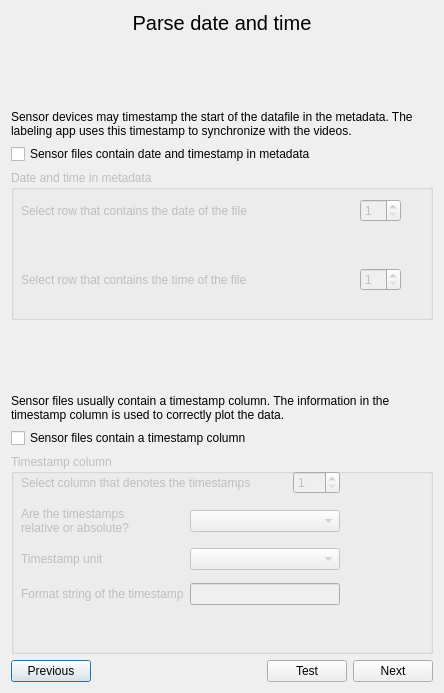
<?xml version="1.0" encoding="UTF-8"?>
<ui version="4.0">
 <class>Dialog</class>
 <widget class="QDialog" name="Dialog">
  <property name="geometry">
   <rect>
    <x>0</x>
    <y>0</y>
    <width>444</width>
    <height>693</height>
   </rect>
  </property>
  <property name="windowTitle">
   <string>Add sensor model</string>
  </property>
  <layout class="QGridLayout" name="gridLayout_2">
   <item row="2" column="0">
    <widget class="QLabel" name="label_date_time_explainer">
     <property name="text">
      <string>Sensor devices may timestamp the start of the datafile in the metadata. The labeling app uses this timestamp to synchronize with the videos.</string>
     </property>
     <property name="wordWrap">
      <bool>true</bool>
     </property>
    </widget>
   </item>
   <item row="7" column="0">
    <widget class="QLabel" name="label_timestamp_explainer">
     <property name="text">
      <string>Sensor files usually contain a timestamp column. The information in the timestamp column is used to correctly plot the data.</string>
     </property>
     <property name="wordWrap">
      <bool>true</bool>
     </property>
    </widget>
   </item>
   <item row="1" column="0">
    <spacer name="verticalSpacer_4">
     <property name="orientation">
      <enum>Qt::Vertical</enum>
     </property>
     <property name="sizeHint" stdset="0">
      <size>
       <width>20</width>
       <height>40</height>
      </size>
     </property>
    </spacer>
   </item>
   <item row="4" column="0" rowspan="2">
    <widget class="QGroupBox" name="groupBox_date_time_row">
     <property name="enabled">
      <bool>false</bool>
     </property>
     <property name="sizePolicy">
      <sizepolicy hsizetype="Preferred" vsizetype="Expanding">
       <horstretch>0</horstretch>
       <verstretch>0</verstretch>
      </sizepolicy>
     </property>
     <property name="minimumSize">
      <size>
       <width>0</width>
       <height>150</height>
      </size>
     </property>
     <property name="title">
      <string>Date and time in metadata</string>
     </property>
     <widget class="QWidget" name="">
      <property name="geometry">
       <rect>
        <x>10</x>
        <y>10</y>
        <width>380</width>
        <height>131</height>
       </rect>
      </property>
      <layout class="QGridLayout" name="gridLayout_date_time_row">
       <item row="6" column="1">
        <widget class="QLabel" name="label_test_date">
         <property name="text">
          <string/>
         </property>
        </widget>
       </item>
       <item row="9" column="1">
        <widget class="QLabel" name="label_test_time">
         <property name="text">
          <string/>
         </property>
        </widget>
       </item>
       <item row="5" column="1">
        <layout class="QHBoxLayout" name="horizontalLayout">
         <item>
          <spacer name="horizontalSpacer">
           <property name="orientation">
            <enum>Qt::Horizontal</enum>
           </property>
           <property name="sizeHint" stdset="0">
            <size>
             <width>40</width>
             <height>20</height>
            </size>
           </property>
          </spacer>
         </item>
         <item>
          <widget class="QSpinBox" name="spinBox_date_row">
           <property name="minimum">
            <number>1</number>
           </property>
          </widget>
         </item>
        </layout>
       </item>
       <item row="7" column="1">
        <spacer name="verticalSpacer_2">
         <property name="orientation">
          <enum>Qt::Vertical</enum>
         </property>
         <property name="sizeHint" stdset="0">
          <size>
           <width>20</width>
           <height>40</height>
          </size>
         </property>
        </spacer>
       </item>
       <item row="5" column="0">
        <widget class="QLabel" name="label_date_row">
         <property name="text">
          <string>Select row that contains the date of the file</string>
         </property>
        </widget>
       </item>
       <item row="8" column="1">
        <layout class="QHBoxLayout" name="horizontalLayout_2">
         <item>
          <spacer name="horizontalSpacer_2">
           <property name="orientation">
            <enum>Qt::Horizontal</enum>
           </property>
           <property name="sizeHint" stdset="0">
            <size>
             <width>40</width>
             <height>20</height>
            </size>
           </property>
          </spacer>
         </item>
         <item>
          <widget class="QSpinBox" name="spinBox_time_row">
           <property name="minimum">
            <number>1</number>
           </property>
          </widget>
         </item>
        </layout>
       </item>
       <item row="8" column="0">
        <widget class="QLabel" name="label_time_row">
         <property name="text">
          <string>Select row that contains the time of the file</string>
         </property>
        </widget>
       </item>
       <item row="4" column="1">
        <spacer name="verticalSpacer">
         <property name="orientation">
          <enum>Qt::Vertical</enum>
         </property>
         <property name="sizeHint" stdset="0">
          <size>
           <width>20</width>
           <height>40</height>
          </size>
         </property>
        </spacer>
       </item>
      </layout>
     </widget>
    </widget>
   </item>
   <item row="3" column="0">
    <widget class="QCheckBox" name="checkBox_datetime_metadata">
     <property name="toolTip">
      <string>Check this box when sensordevices contains a timestamp in the metadata of the file</string>
     </property>
     <property name="text">
      <string>Sensor files contain date and timestamp in metadata</string>
     </property>
    </widget>
   </item>
   <item row="0" column="0">
    <widget class="QLabel" name="label_title">
     <property name="sizePolicy">
      <sizepolicy hsizetype="Preferred" vsizetype="Fixed">
       <horstretch>0</horstretch>
       <verstretch>0</verstretch>
      </sizepolicy>
     </property>
     <property name="font">
      <font>
       <pointsize>15</pointsize>
      </font>
     </property>
     <property name="text">
      <string>Parse date and time</string>
     </property>
     <property name="alignment">
      <set>Qt::AlignCenter</set>
     </property>
    </widget>
   </item>
   <item row="10" column="0">
    <layout class="QHBoxLayout" name="horizontalLayout_3">
     <item>
      <widget class="QPushButton" name="pushButton_previous">
       <property name="sizePolicy">
        <sizepolicy hsizetype="Fixed" vsizetype="Fixed">
         <horstretch>0</horstretch>
         <verstretch>0</verstretch>
        </sizepolicy>
       </property>
       <property name="text">
        <string>Previous</string>
       </property>
      </widget>
     </item>
     <item>
      <spacer name="horizontalSpacer_3">
       <property name="orientation">
        <enum>Qt::Horizontal</enum>
       </property>
       <property name="sizeType">
        <enum>QSizePolicy::Expanding</enum>
       </property>
       <property name="sizeHint" stdset="0">
        <size>
         <width>40</width>
         <height>20</height>
        </size>
       </property>
      </spacer>
     </item>
     <item>
      <widget class="QPushButton" name="pushButton_test">
       <property name="text">
        <string>Test</string>
       </property>
      </widget>
     </item>
     <item>
      <widget class="QPushButton" name="pushButton_next">
       <property name="text">
        <string>Next</string>
       </property>
      </widget>
     </item>
    </layout>
   </item>
   <item row="9" column="0">
    <widget class="QGroupBox" name="groupBox_timestamp_column">
     <property name="enabled">
      <bool>false</bool>
     </property>
     <property name="sizePolicy">
      <sizepolicy hsizetype="Preferred" vsizetype="MinimumExpanding">
       <horstretch>0</horstretch>
       <verstretch>0</verstretch>
      </sizepolicy>
     </property>
     <property name="minimumSize">
      <size>
       <width>0</width>
       <height>200</height>
      </size>
     </property>
     <property name="title">
      <string>Timestamp column</string>
     </property>
     <widget class="QWidget" name="verticalLayoutWidget">
      <property name="geometry">
       <rect>
        <x>10</x>
        <y>10</y>
        <width>319</width>
        <height>151</height>
       </rect>
      </property>
      <layout class="QVBoxLayout" name="verticalLayout">
       <item>
        <layout class="QHBoxLayout" name="horizontalLayout_4">
         <item>
          <widget class="QLabel" name="label_timestamp_column">
           <property name="text">
            <string>Select column that denotes the timestamps</string>
           </property>
          </widget>
         </item>
         <item>
          <spacer name="horizontalSpacer_4">
           <property name="orientation">
            <enum>Qt::Horizontal</enum>
           </property>
           <property name="sizeHint" stdset="0">
            <size>
             <width>40</width>
             <height>20</height>
            </size>
           </property>
          </spacer>
         </item>
         <item>
          <widget class="QSpinBox" name="spinBox_timestamp_column">
           <property name="minimum">
            <number>1</number>
           </property>
           <property name="maximum">
            <number>999</number>
           </property>
          </widget>
         </item>
        </layout>
       </item>
       <item>
        <layout class="QHBoxLayout" name="horizontalLayout_5">
         <item>
          <widget class="QLabel" name="label_timestamp_relative">
           <property name="text">
            <string>Are the timestamps relative or absolute?</string>
           </property>
           <property name="wordWrap">
            <bool>true</bool>
           </property>
          </widget>
         </item>
         <item>
          <spacer name="horizontalSpacer_5">
           <property name="orientation">
            <enum>Qt::Horizontal</enum>
           </property>
           <property name="sizeHint" stdset="0">
            <size>
             <width>40</width>
             <height>20</height>
            </size>
           </property>
          </spacer>
         </item>
         <item>
          <widget class="QComboBox" name="comboBox_relative_absolute">
           <property name="sizePolicy">
            <sizepolicy hsizetype="MinimumExpanding" vsizetype="Fixed">
             <horstretch>0</horstretch>
             <verstretch>0</verstretch>
            </sizepolicy>
           </property>
           <property name="minimumSize">
            <size>
             <width>150</width>
             <height>0</height>
            </size>
           </property>
          </widget>
         </item>
        </layout>
       </item>
       <item>
        <layout class="QHBoxLayout" name="horizontalLayout_6">
         <item>
          <widget class="QLabel" name="label_timestamp_unit">
           <property name="text">
            <string>Timestamp unit</string>
           </property>
          </widget>
         </item>
         <item>
          <spacer name="horizontalSpacer_6">
           <property name="orientation">
            <enum>Qt::Horizontal</enum>
           </property>
           <property name="sizeHint" stdset="0">
            <size>
             <width>40</width>
             <height>20</height>
            </size>
           </property>
          </spacer>
         </item>
         <item>
          <widget class="QComboBox" name="comboBox_timestamp_unit">
           <property name="sizePolicy">
            <sizepolicy hsizetype="MinimumExpanding" vsizetype="Fixed">
             <horstretch>0</horstretch>
             <verstretch>0</verstretch>
            </sizepolicy>
           </property>
           <property name="minimumSize">
            <size>
             <width>150</width>
             <height>0</height>
            </size>
           </property>
          </widget>
         </item>
        </layout>
       </item>
       <item>
        <layout class="QHBoxLayout" name="horizontalLayout_formatted_string">
         <item>
          <widget class="QLabel" name="label_timestamp_formatstring">
           <property name="enabled">
            <bool>false</bool>
           </property>
           <property name="text">
            <string>Format string of the timestamps</string>
           </property>
          </widget>
         </item>
         <item>
          <spacer name="horizontalSpacer_7">
           <property name="orientation">
            <enum>Qt::Horizontal</enum>
           </property>
           <property name="sizeHint" stdset="0">
            <size>
             <width>40</width>
             <height>20</height>
            </size>
           </property>
          </spacer>
         </item>
         <item>
          <widget class="QLineEdit" name="lineEdit_timestamp_formatstring">
           <property name="enabled">
            <bool>false</bool>
           </property>
           <property name="sizePolicy">
            <sizepolicy hsizetype="MinimumExpanding" vsizetype="Fixed">
             <horstretch>0</horstretch>
             <verstretch>0</verstretch>
            </sizepolicy>
           </property>
           <property name="minimumSize">
            <size>
             <width>150</width>
             <height>0</height>
            </size>
           </property>
          </widget>
         </item>
        </layout>
       </item>
      </layout>
     </widget>
    </widget>
   </item>
   <item row="8" column="0">
    <widget class="QCheckBox" name="checkBox_timestamp_column">
     <property name="text">
      <string>Sensor files contain a timestamp column</string>
     </property>
    </widget>
   </item>
   <item row="6" column="0">
    <spacer name="verticalSpacer_5">
     <property name="orientation">
      <enum>Qt::Vertical</enum>
     </property>
     <property name="sizeHint" stdset="0">
      <size>
       <width>20</width>
       <height>40</height>
      </size>
     </property>
    </spacer>
   </item>
  </layout>
 </widget>
 <resources/>
 <connections/>
</ui>
